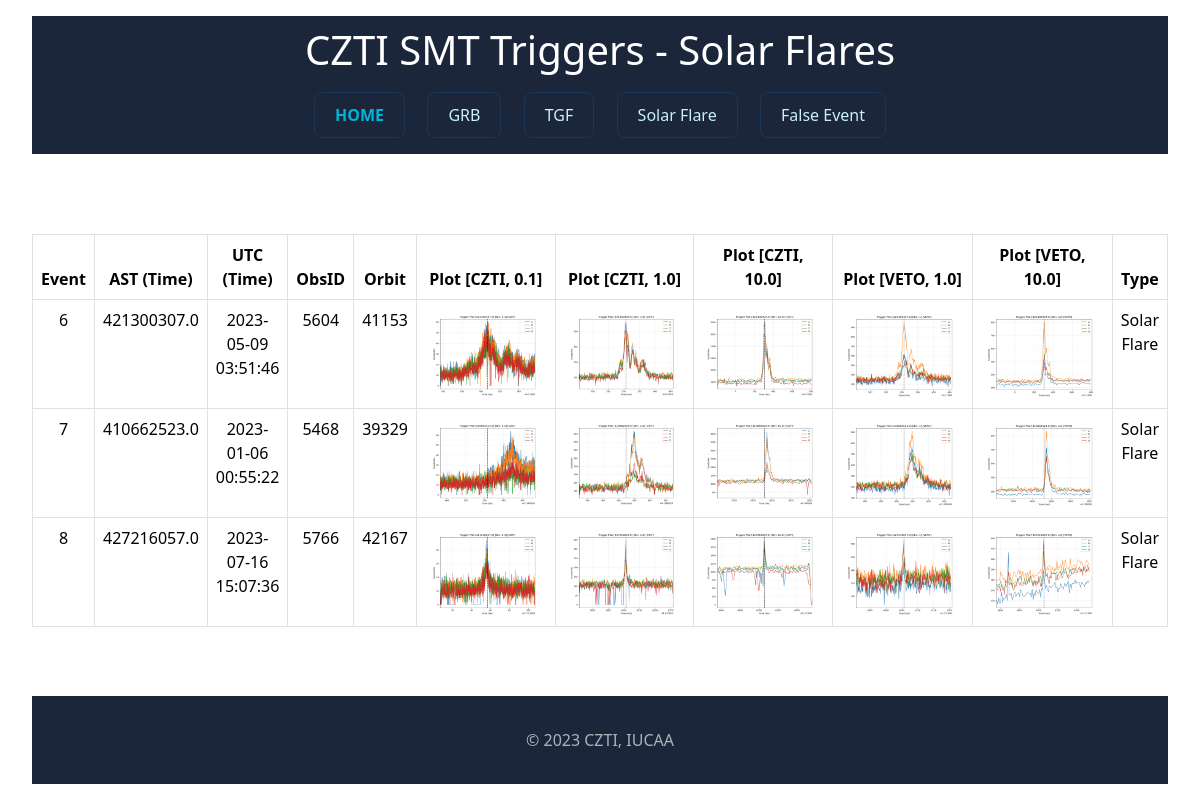
The page /solar on the database its author committed.
### tables this page shows
CREATE TABLE events (event_id INTEGER PRIMARY KEY AUTOINCREMENT, event_obsid TEXT, event_orbit TEXT, event_ast TEXT, event_utc TEXT, event_type TEXT);

### app.py (the view)
@app.route("/solar")
def solar_page():
    rows = getdatadb()
    return render_template('solar.html', elem=rows)

### app.py (called while the page is built)
def getdatadb():
    conn = sqlite3.connect(DATABASE)
    cursor = conn.cursor()
    query = "SELECT * FROM events;"
    cursor.execute(query)
    dbrow = cursor.fetchall()
    columns = [desc[0] for desc in cursor.description]
    rowdata = []
    for row in dbrow:
        row_dict = dict(zip(columns, row))
        rowdata.append(row_dict)
    cursor.close()
    conn.close()
    return rowdata

### templates/solar.html (shortened to what this page needs)
<!DOCTYPE html>
<html lang="en">
<head>
    <link href="https://cdn.jsdelivr.net/npm/bootstrap@5.3.2/dist/css/bootstrap.min.css" rel="stylesheet">
</head>
<body>
    <nav>
        <h1>CZTI SMT Triggers - Solar Flares</h1>
        <div class="info-section">
            <a href="{{ url_for('hello_czti') }}" class="button home-button">HOME</a>
            <a href="{{ url_for('grb_page') }}" class="button">GRB</a>
            <a href="{{ url_for('tgf_page') }}" class="button">TGF</a>
            <a href="{{ url_for('solar_page') }}" class="button">Solar Flare</a>
            <a href="{{ url_for('false_page') }}" class="button">False Event</a>
        </div>
    </nav>
    <div class="table-responsive">
        <table class="table table-hover table-bordered">
            <thead>
                <tr>
                    <th>Event</th>
                    <th>AST (Time)</th>
                    <th>UTC (Time)</th>
                    <th>ObsID</th>
                    <th>Orbit</th>
                    <th>Plot [CZTI, 0.1]</th>
                    <th>Plot [CZTI, 1.0]</th>
                    <th>Plot [CZTI, 10.0]</th>
                    <th>Plot [VETO, 1.0]</th>
                    <th>Plot [VETO, 10.0]</th>
                    <th>Type</th>
                </tr>
            </thead>
            <tbody>
                {% for val in elem %}
                    {% if val['event_type'] == 'Solar Flare' %}
                        <tr>
                            <td>{{val['event_id']}}</td>
                            <td>{{val['event_ast']}}</td>
                            <td>{{val['event_utc']}}</td>
                            <td>{{val['event_obsid'][26:30]}}</td>
                            <td>{{val['event_orbit']}}</td>
                            <td><img class="plot-image" src="static/{{val['event_ast']}}/{{val['event_ast']}}_0.1_CZTI.png"></td>
                            <td><img class="plot-image" src="static/{{val['event_ast']}}/{{val['event_ast']}}_1.0_CZTI.png"></td>
                            <td><img class="plot-image" src="static/{{val['event_ast']}}/{{val['event_ast']}}_10.0_CZTI.png"></td>
                            <td><img class="plot-image" src="static/{{val['event_ast']}}/{{val['event_ast']}}_1_VETO.png"></td>
                            <td><img class="plot-image" src="static/{{val['event_ast']}}/{{val['event_ast']}}_10_VETO.png"></td>
                            <td>{{val['event_type']}}</td>
                        </tr>
                    {% endif %}
                {% endfor %}
            </tbody>
        </table>
    </div>
    <footer>
        <p>&copy; 2023 CZTI, IUCAA</p>
    </footer>
</body>
</html>

### templates/solar.html (style rules this page uses)
html { height: 100%; }
body { min-height: 100%; display: flex; flex-direction: column; margin: 0; }
h1 { text-align: center; padding: 34px; }
nav { margin: 16px 32px 64px 32px; background-color: #1b263b; color: white; }
h1 { text-align: center; padding: 10px 32px 2px 32px; margin: 0; }
.info-section { display: flex; padding: 16px; margin: 0px 256px 0px 256px; justify-content: space-between; }
.button { padding: 10px 20px; margin: 0 10px; text-decoration: none; color: #caf0f8; background-color: #1b263b; border: 1px solid #1d3557; border-radius: 8px; cursor: pointer; transition: background-color 0.3s ease; }
.home-button { font-weight: bold; color: #00b4d8; }
.table-responsive { margin: 16px 32px 32px 32px; text-align: center; }
.table-responsive img { width: 100%; }
td:nth-child(6), td:nth-child(7), td:nth-child(8), td:nth-child(9), td:nth-child(10) { width: 14%; white-space: nowrap; }
footer { padding: 32px; margin: 32px 32px 16px 32px; color: rgba(255, 255, 255, 0.644); text-align: center; background-color: #1b263b; margin-top: auto; }
footer p { margin: 0; }

### rows shown on the page
events: event_id "6", event_ast "421300307.0", event_utc "2023-05-09 03:51:46", event_obsid "5604", event_orbit "41153", event_ast (picture), event_type "Solar Flare"
events: event_id "7", event_ast "410662523.0", event_utc "2023-01-06 00:55:22", event_obsid "5468", event_orbit "39329", event_ast (picture), event_type "Solar Flare"
events: event_id "8", event_ast "427216057.0", event_utc "2023-07-16 15:07:36", event_obsid "5766", event_orbit "42167", event_ast (picture), event_type "Solar Flare"
